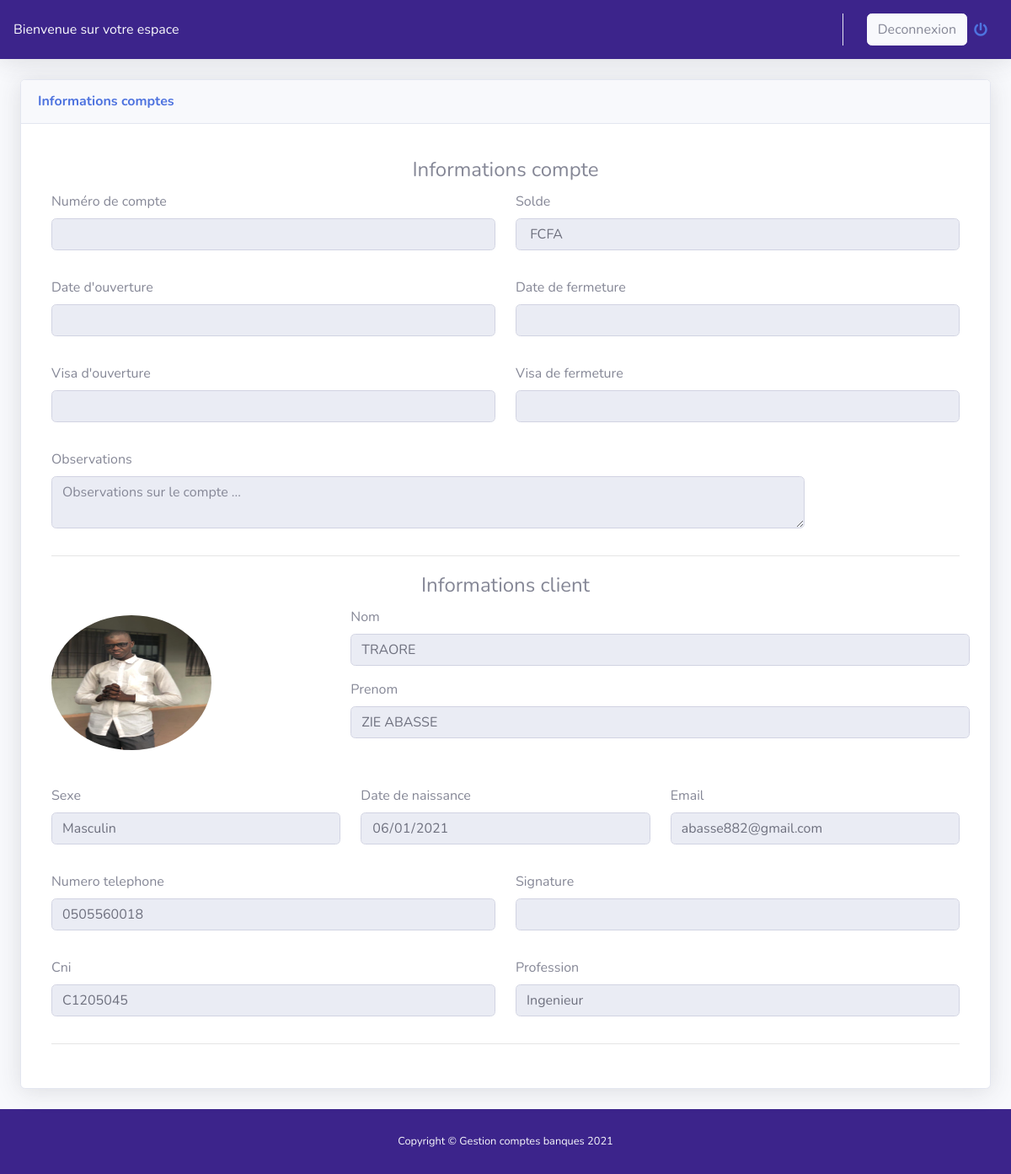
The app's page /espace_client_comptes.php (signed in) with its own data.
### tables this page shows
CREATE TABLE `client` (
  `idclient` int(11) NOT NULL,
  `cni` varchar(255) DEFAULT NULL,
  `nomclient` varchar(255) NOT NULL,
  `prenomclient` varchar(255) NOT NULL,
  `datenaissance` date NOT NULL,
  `profession` varchar(255) NOT NULL,
  `telephone` varchar(255) NOT NULL,
  `email` varchar(255) DEFAULT NULL,
  `lienphoto` varchar(255) DEFAULT NULL,
  `liensignature` varchar(255) DEFAULT NULL,
  `archive` int(1) NOT NULL DEFAULT 0,
  `idsexe` int(1) NOT NULL DEFAULT 1
);

CREATE TABLE `sexe` (
  `idsexe` int(11) NOT NULL,
  `libsexe` varchar(255) NOT NULL
);

### espace_client_comptes.php (the view, shortened to what this page needs)
<?php
$bd = bd();
$mail = htmlspecialchars($_SESSION['mail']);
?>
<!DOCTYPE html>
<html lang="en">
<head>
  <link href="vendor/fontawesome-free/css/all.min.css" rel="stylesheet" type="text/css">
  <link rel="stylesheet" href="//maxcdn.bootstrapcdn.com/font-awesome/4.7.0/css/font-awesome.min.css" />
  <link href="css/sb-admin-2.min.css" rel="stylesheet">
  <link href="vendor/datatables/dataTables.bootstrap4.min.css" rel="stylesheet">
</head>
<body id="page-top">
<div id="wrapper" class="bg-dark">
    <div id="content-wrapper" class="d-flex flex-column">
      <div id="content">
        <nav class="navbar navbar-expand text-light topbar mb-4 static-top shadow" style="background:rgb(60,36,139);">
          Bienvenue sur votre espace
          <ul class="navbar-nav ml-auto">
            <li class="nav-item dropdown no-arrow">
              <a class="nav-link dropdown-toggle" href="#" id="userDropdown" role="button" data-toggle="dropdown" aria-haspopup="true" aria-expanded="false">
                <span class="mr-2 d-none d-lg-inline text-gray-600 small btn btn-light">Deconnexion</span>
                <i class="fas fa-power-off"></i>
              </a>
            </li>
          </ul>
        </nav>
        <div class="container-fluid">
          <div class="card shadow mb-4">
            <div class="card-header py-3">
              <h6 class="m-0 font-weight-bold text-primary">Informations comptes </h6>
            </div>
            <div class="card-body">
              <div class="table-responsive">
              <form method="" action="">
                <div class="modal-body">
                <?php
                    $requete = $bd->prepare("SELECT * FROM client LEFT JOIN compte ON client.idclient = compte.idclient LEFT JOIN sexe ON sexe.idsexe = client.idsexe WHERE email = ? ");
                    $donne = $requete->execute(array($mail));
                    while($donnes = $requete->fetch() ){
                    ?>
                    <center><legend>Informations compte</legend></center>
                    <div class="form-group row">
                      <div class="form-group col-6">
                        <label>Numéro de compte</label>
                        <input readonly type="text" class="form-control"  value="<?php echo $donnes['numerocpte'].''.$donnes['idcompte']; ?>" >
                      </div>
                      <div class="form-group col-6">
                        <label>Solde</label>
                        <input readonly type="text" class="form-control"  value="<?php echo $donnes['soldecpte'].' FCFA'; ?>" >
                      </div>
                    </div>
                    <div class="form-group row">
                      <div class="form-group col-6">
                        <label>Date d'ouverture</label>
                        <input readonly type="datetime" class="form-control"  value="<?php echo $donnes['dateouverture']; ?>" >
                      </div>
                      <div class="form-group col-6">
                        <label>Date de fermeture</label>
                        <input readonly type="datetime" class="form-control"  value="<?php echo $donnes['datefermeture']; ?>" >
                      </div>
                    </div>
                    <div class="form-group row">
                      <div class="form-group col-6">
                        <label>Visa d'ouverture</label>
                        <input readonly type="text" class="form-control"  value="<?php echo $donnes['visaouverture']; ?>" >
                      </div>
                      <div class="form-group col-6">
                        <label>Visa de fermeture</label>
                        <input readonly type="text" class="form-control" value="<?php echo $donnes['visafermeture']; ?>" >
                      </div>
                    </div>
                    <div class="form-group row">
                      <div class="form-group col-10">
                        <label>Observations</label>
                        <textarea readonly class="form-control" id="exampleFormControlTextarea1" rows="2" name="obscpte" placeholder="Observations sur le compte ..."><?php echo $donnes['obscpte']; ?></textarea>
                      </div>
                    </div>
                    <hr>
                    <center><legend>Informations client</legend></center>
                    <div class="form-group row">
                      <div class="form-group col-4">
                        <img src="image/<?php echo $donnes['lienphoto']; ?>" class="rounded-circle" alt="Cinque Terre" style="width:190px;height: 160px;margin:10px auto;">
                      </div>
                      <div class="form-group col-8">
                        <div class="form-group row">
                            <label>Nom</label>
                            <input readonly type="text" class="form-control"  value="<?php echo $donnes['nomclient']; ?>" >
                        </div>
                        <div class="form-group row">
                            <label>Prenom</label>
                            <input readonly type="text" class="form-control"  value="<?php echo $donnes['prenomclient']; ?>" >
                        </div>
                      </div>
                    </div>
                    <div class="form-group row">
                      <div class="form-group col-4">
                        <label>Sexe</label>
                        <input readonly type="text" class="form-control" value="<?php echo $donnes['libsexe']; ?>" >
                      </div>
                      <div class="form-group col-4">
                        <label>Date de naissance</label>
                        <input readonly type="date" class="form-control"  value="<?php echo $donnes['datenaissance']; ?>" >
                      </div>
                      <div class="form-group col-4">
                        <label>Email</label>
                        <input readonly type="email" class="form-control"  value="<?php echo $donnes['email']; ?>" >
                      </div>
                    </div>
                    <div class="form-group row">
                      <div class="form-group col-6">
                        <label>Numero telephone</label>
                        <input readonly type="text" class="form-control"  value="<?php echo $donnes['telephone']; ?>" >
                      </div>
                      <div class="form-group col-6">
                        <label>Signature</label>
                        <input readonly type="text" class="form-control" value="<?php echo $donnes['liensignature']; ?>" >
                      </div>
                    </div>
                    <div class="form-group row">
                      <div class="form-group col-6">
                        <label>Cni</label>
                        <input readonly type="text" class="form-control"  value="<?php echo $donnes['cni']; ?>" >
                      </div>
                      <div class="form-group col-6">
                            <label>Profession</label>
                            <input readonly type="text" class="form-control" value="<?php echo $donnes['profession'];?>" name="profession" placeholder="Ingenieur, Mécanicien, ..."  >
                        </div>
                    </div>
                    <hr>
                    <?php
                    }
                    ?>
                </form>
              </div>
            </div>
          </div>
        </div>
      </div>
      <footer class="sticky-footer text-light" style="background:rgb(60,36,139);">
        <div class="container my-auto">
          <div class="copyright text-center my-auto">
            <span>Copyright &copy; Gestion comptes banques 2021</span>
          </div>
        </div>
      </footer>
    </div>
  </div>
</body>
</html>

### records on screen
client: lienphoto (picture), nomclient "TRAORE", prenomclient "ZIE ABASSE", idsexe.libsexe "Masculin", datenaissance "06/01/2021", email "abasse882@gmail.com", telephone "0505560018", cni "C1205045", profession "Ingenieur"
